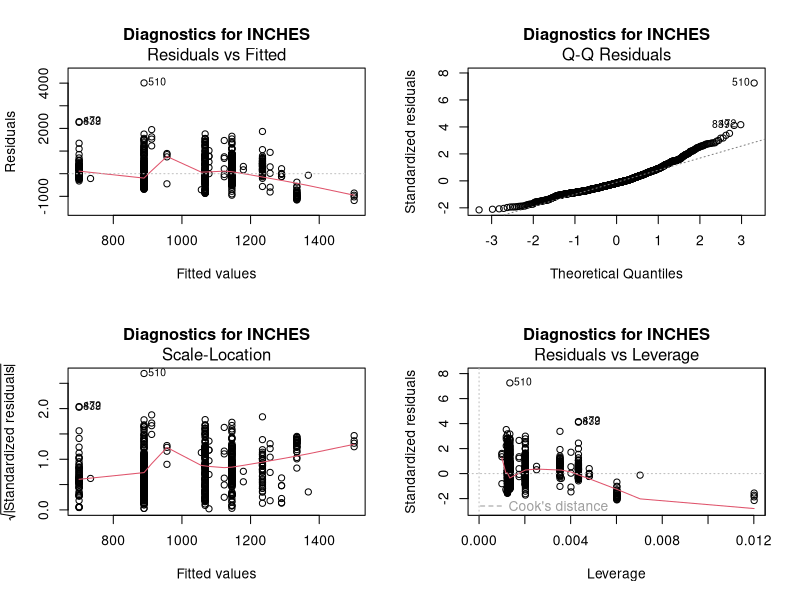
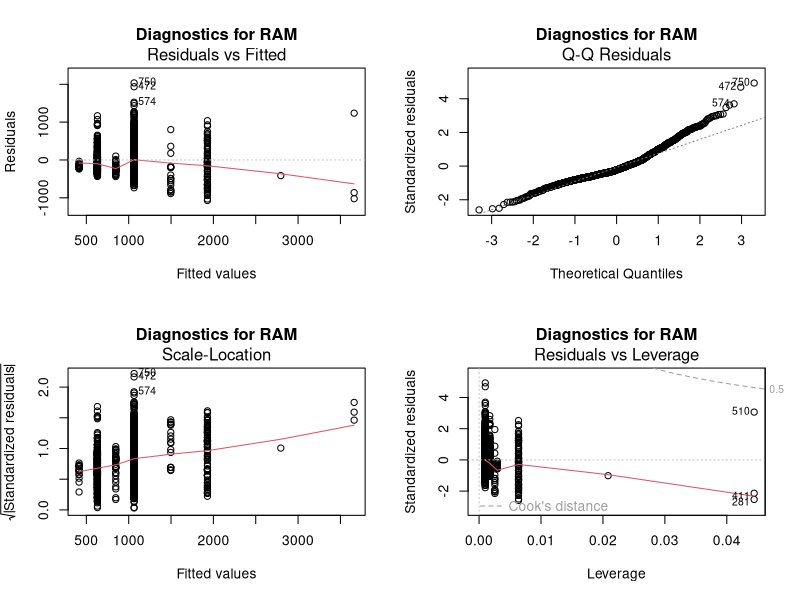
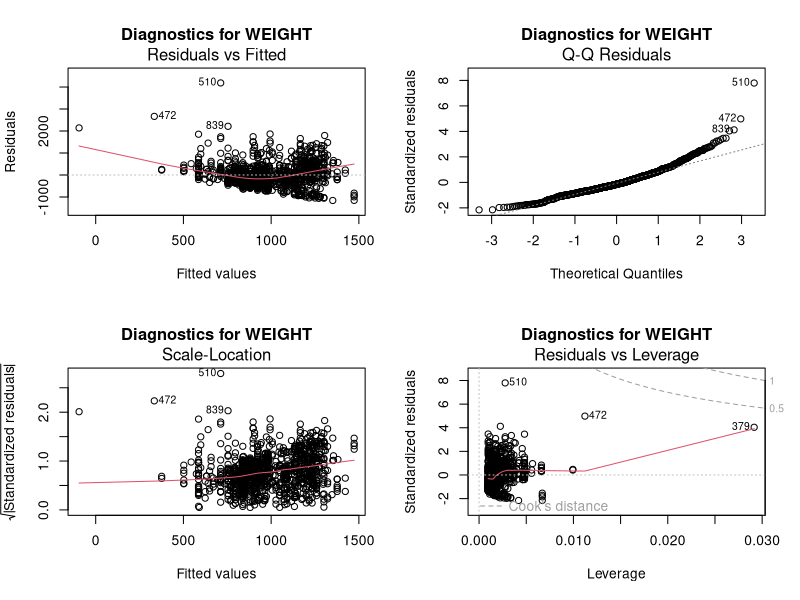
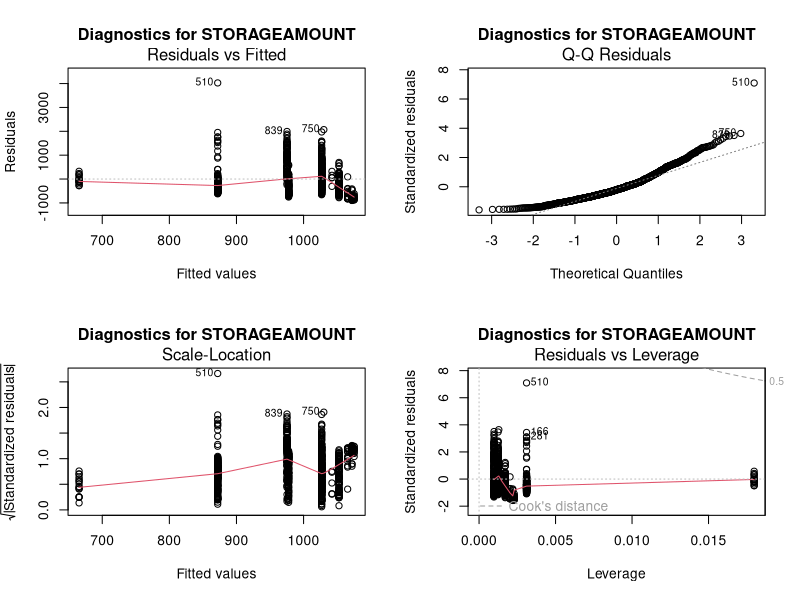
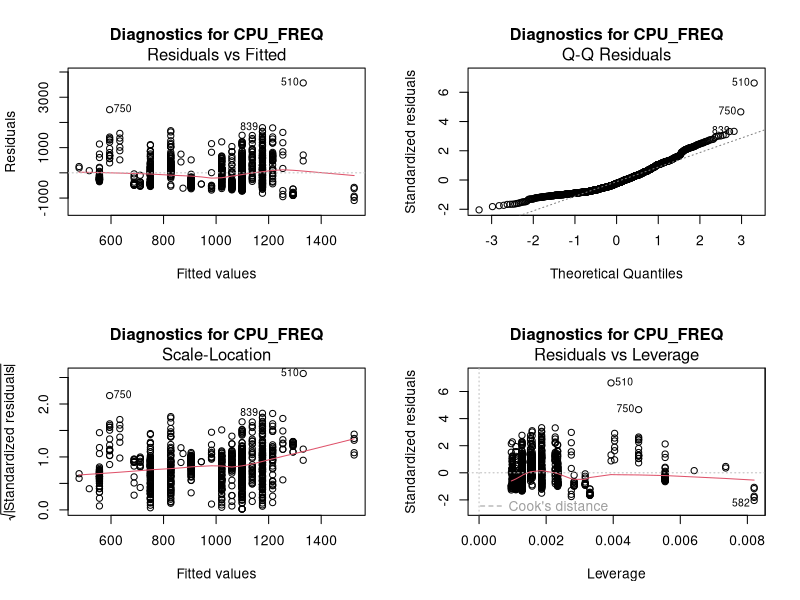
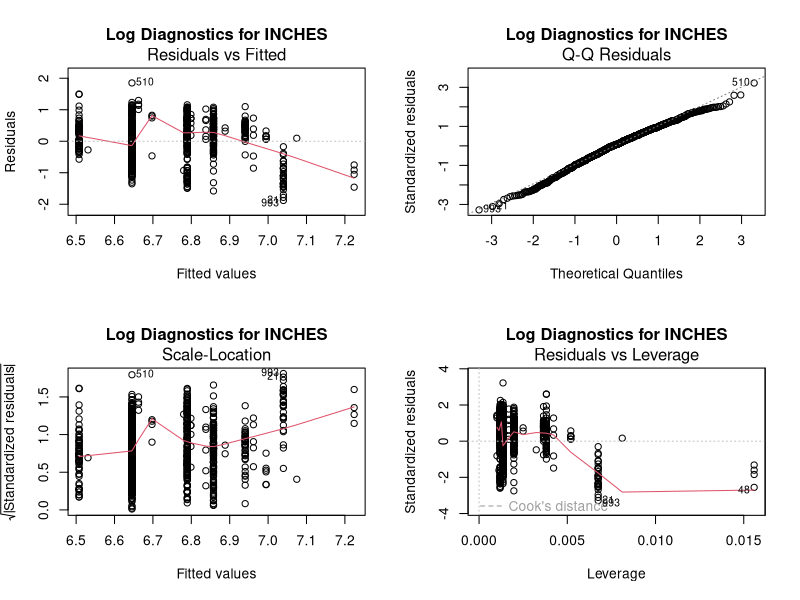
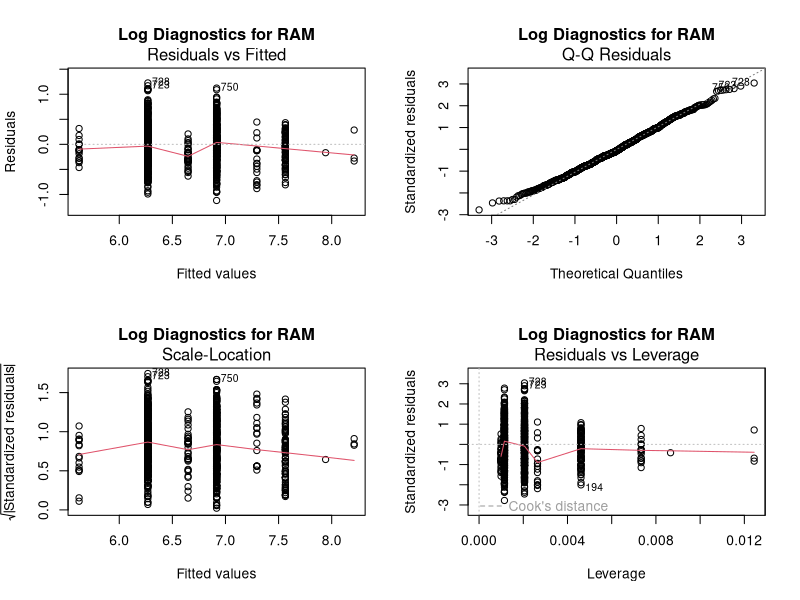
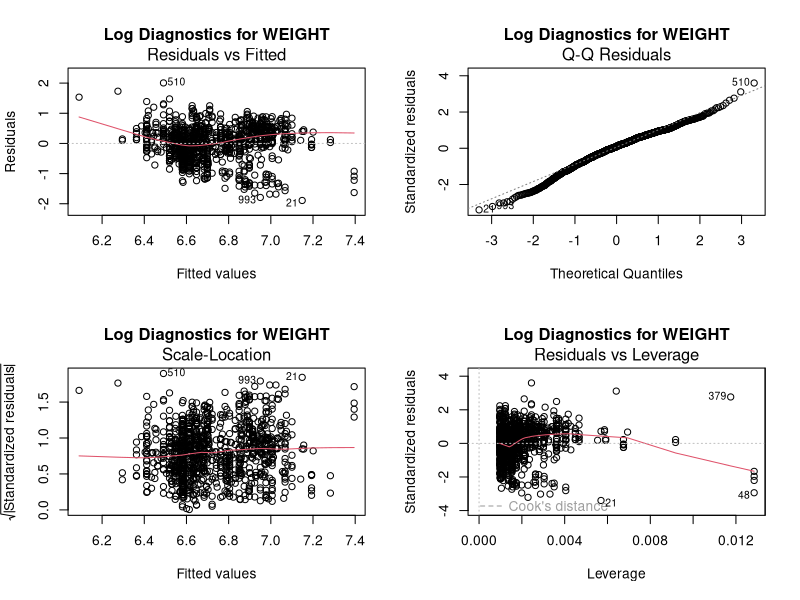

R code for these plots, in order:
library(readr)
library(ggplot2)
library(dplyr)
library(reshape2)
laptop_prices_modified <- read_csv("laptop_prices_modified.csv")

subset_columns <- c("inches", "ram", "weight", "storageamount", "CPU_freq") # "storagetype", "company"

# Summarize data
for (col in subset_columns) {
  print(toupper(col))
  formula <- as.formula(paste("price_euros ~", col))
  model <- lm(formula, data = laptop_prices_modified)
  print(summary(model))
}

# Generate Diagnostics Plots -- No remedial measures
for (col in subset_columns) {
  print(toupper(col)) 
  formula <- as.formula(paste("price_euros ~", col))
  model <- lm(formula, data = laptop_prices_modified)
  par(mfrow = c(2, 2))
  plot(model, main = paste("Diagnostics for", toupper(col)))
}

# multiple regression model
laptop_prices_modified$company_factor <- as.factor(laptop_prices_modified$company)
laptop_prices_modified$storage_type_factor <- as.factor(laptop_prices_modified$storagetype)
full_model = lm(
  price_euros ~ inches + ram + weight + storageamount + 
    storage_type_factor + company_factor + CPU_freq,
  data = laptop_prices_modified
)
summary(full_model)

quantative_model = lm(
  price_euros ~ inches + ram + weight + storageamount + CPU_freq,
  data = laptop_prices_modified
)
summary(quantative_model)

# Apply logarithmic transformation to the relevant columns and then fit the models
for (col in subset_columns) {
  print(toupper(col)) 
  transformed_data <- laptop_prices_modified
  transformed_data$log_price <- log(transformed_data$price_euros)
  if (is.numeric(transformed_data[[col]])) {
    transformed_data[[paste0("log_", col)]] <- log(transformed_data[[col]])
  }
  formula <- as.formula(paste("log_price ~", paste0("log_", col)))
  model <- lm(formula, data = transformed_data)
  fitted_values <- fitted(model)
  residuals_values <- residuals(model)
  
  # Generate diagnostics plots
  par(mfrow = c(2, 2))
  plot(model, main = paste("Log Diagnostics for", toupper(col)))
}

# Predicted vs. Actual
predicted <- predict(full_model)
actual <- laptop_prices_modified$price_euros

# Scatter plot
par(mfrow = c(1, 1))
plot(actual, predicted, 
     xlab = "Actual Prices", 
     ylab = "Predicted Prices", 
     main = "Predicted vs. Actual Prices")
abline(0, 1, col = "red")  # Add a y = x line


# Partial dependence plots
for (col in subset_columns) {
  p <- ggplot(data = laptop_prices_modified, aes_string(x = col, y = "price_euros")) +
    geom_point(alpha = 0.5) +  # Add data points
    geom_smooth(method = "lm", formula = y ~ x, se = TRUE, color = "blue") +  # Add regression line
    labs(title = paste("Effect of", col, "on Price"), 
         x = col, 
         y = "Price (Euros)")
  
  print(p)
}

# Partial dependence on Company
laptop_prices_modified$company_factor_ordered <- reorder(
  laptop_prices_modified$company_factor,
  laptop_prices_modified$price_euros,
  FUN = median
)
# Plot with reordered factor levels
ggplot(data = laptop_prices_modified, aes(x = company_factor_ordered, y = price_euros)) +
  geom_point(alpha = 0.5) +  # Add data points
  geom_smooth(method = "lm", formula = y ~ x, se = TRUE, color = "blue") +  # Add regression line
  labs(title = "Effect of Company on Price", x = "Company (Ordered by Average Price)", y = "Price (Euros)") +
  theme(axis.text.x = element_text(angle = 45, hjust = 1))


# Generate the diagnostic plots for the full model
par(mfrow = c(2, 2))  # Arrange the plots in a 2x2 grid

# Residuals vs. Fitted plot
plot(full_model, main = "Residuals vs. Fitted")

# Apply log transformation to the full model
laptop_prices_modified$log_price <- log(laptop_prices_modified$price_euros)
laptop_prices_modified$log_inches <- log(laptop_prices_modified$inches)
laptop_prices_modified$log_ram <- log(laptop_prices_modified$ram)
laptop_prices_modified$log_weight <- log(laptop_prices_modified$weight)
laptop_prices_modified$log_storageamount <- log(laptop_prices_modified$storageamount)

# Fit the model with log-transformed variables
log_formula <- log_price ~ log_inches + log_ram + log_weight + log_storageamount + 
  storage_type_factor + company_factor

log_model <- lm(log_formula, data = laptop_prices_modified)

# Print the summary of the transformed model
summary(log_model)

# Generate the diagnostic plots for the log-transformed model
par(mfrow = c(2, 2))  # Arrange the plot layout (2x2 grid)
plot(log_model, main = "Diagnostics for Log-Transformed Model")



# Singular Comparison Models
weight_inches = lm(
  price_euros ~ inches + weight,
  data = laptop_prices_modified
)
summary(weight_inches)

storage_amount_type = lm(
  price_euros ~ storageamount + storage_type_factor,
  data = laptop_prices_modified
)
summary(storage_amount_type)

freq_ram = lm(
  price_euros ~ CPU_freq + ram,
  data = laptop_prices_modified
)
summary(freq_ram)

company_freq = lm(
  price_euros ~ CPU_freq + company_factor,
  data = laptop_prices_modified
)
summary(company_freq)

company_ram = lm(
  price_euros ~ ram + company_factor,
  data = laptop_prices_modified
)
summary(company_ram)


company_storage_amount = lm(
  price_euros ~ storageamount + company_factor,
  data = laptop_prices_modified
)
summary(company_storage_amount)

company_inches = lm(
  price_euros ~ inches + company_factor,
  data = laptop_prices_modified
)
summary(company_inches)

company_weight = lm(
  price_euros ~ weight + company_factor,
  data = laptop_prices_modified
)
summary(company_weight)

company_weight_inches = lm(
  price_euros ~ inches + weight + company_factor,
  data = laptop_prices_modified
)
summary(company_weight_inches)


# Ranges
subset_000_100 <- subset(laptop_prices_modified, storageamount >= 0 & storageamount < 100)
subset_100_200 <- subset(laptop_prices_modified, storageamount >= 100 & storageamount < 200)
subset_200_400 <- subset(laptop_prices_modified, storageamount >= 200 & storageamount < 400)
subset_400_600 <- subset(laptop_prices_modified, storageamount >= 400 & storageamount < 600)
subset_600_1200 <- subset(laptop_prices_modified, storageamount >= 600 & storageamount < 1200)
subset_1200_2200 <- subset(laptop_prices_modified, storageamount >= 1200 & storageamount < 2200)
lm_000_200 <- lm(price_euros ~ inches + weight, data = subset_000_100)
lm_000_200 <- lm(price_euros ~ inches + weight, data = subset_100_200)
lm_200_300 <- lm(price_euros ~ inches + weight, data = subset_200_400)
lm_400_600 <- lm(price_euros ~ inches + weight, data = subset_400_600)
lm_600_1200 <- lm(price_euros ~ inches + weight, data = subset_600_1200)
lm_1200_2200 <- lm(price_euros ~ inches + weight, data = subset_1200_2200)

laptop_prices_modified$storage_range <- cut(
  laptop_prices_modified$storageamount,
  breaks = c(0, 100, 200, 400, 600, 1200, 2200),  # Define range endpoints
  labels = c("0-100GB", "100-200GB", "200-400GB", "400-600GB", "600-1200GB", "1200-2200GB"),
  right = FALSE  # Use left-closed intervals [a, b)
)

lm_with_ranges <- lm(price_euros ~ inches + weight + storage_range, data = laptop_prices_modified)
summary(lm_with_ranges)

table(laptop_prices_modified$storage_range)

# Jitter Plot
ggplot(laptop_prices_modified, aes(x = storage_range, y = price_euros)) +
  #geom_boxplot(outlier.color = "red", alpha = 0.7) +  # Boxplot with slightly transparent boxes
  geom_jitter(width = 0.2, alpha = 0.5, color = "blue") +  # Jittered points for raw data
  labs(title = "Price by Storage Range", x = "Storage Range", y = "Price (Euros)") +
  theme_minimal()


# Min and Max storage within ranges
storage_summary <- aggregate(storageamount ~ storage_range, data = laptop_prices_modified, 
                             FUN = function(x) c(min = min(x, na.rm = TRUE), max = max(x, na.rm = TRUE)))
# Split into separate columns for min and max
storage_summary <- do.call(data.frame, storage_summary)
names(storage_summary)[2:3] <- c("min_storage", "max_storage")
print(storage_summary)


# Select numeric columns including price_euros
numeric_data <- laptop_prices_modified[, c("price_euros", "inches", "ram", "weight", "storageamount", "CPU_freq")]

# Scatter plot matrix
pairs(numeric_data, 
      main = "Scatter Plot Matrix with Price (Y)", 
      pch = 19, col = "blue",
      labels = c("Price (€)", "Inches", "RAM", "Weight", "Storage", "CPU_freq"))


# Add cors
quantitative_data <- laptop_prices_modified[, c("price_euros", "inches", "ram", "weight", "storageamount", "CPU_freq")]
# Pearson correlation matrix
cor_matrix <- cor(quantitative_data, method = "pearson")
print(cor_matrix)


# Select numeric columns
numeric_data <- laptop_prices_modified[, c("price_euros", "inches", "ram", "weight", "CPU_freq", "storageamount")]
# Calculate correlation matrix
cor_matrix <- cor(numeric_data, use = "complete.obs")
# Melt the matrix for ggplot2
cor_melt <- melt(cor_matrix)
# Plot the heatmap
ggplot(data = cor_melt, aes(x = Var1, y = Var2, fill = value)) +
  geom_tile() +
  scale_fill_gradient2(low = "blue", mid = "white", high = "red", midpoint = 0) +
  theme_minimal() +
  ggtitle("Correlation Heatmap")


agg_data <- aggregate(price_euros ~ company_factor + storage_type_factor, data = laptop_prices_modified, FUN = mean)
# Plot the heatmap
ggplot(agg_data, aes(x = company_factor, y = storage_type_factor, fill = price_euros)) +
  geom_tile() +
  scale_fill_gradient(low = "yellow", high = "red") +
  theme_minimal() +
  ggtitle("Average Price by Company and Storage Type")


# Filter out rows where storageamount > 600
filtered_data <- laptop_prices_modified %>%
  filter(storageamount <= 1100)

# Refit the model
filtered_model <- lm(price_euros ~ storageamount, data = filtered_data)

# Scatter plot with regression line
plot(filtered_data$storageamount, filtered_data$price_euros, 
     xlab = "Storage Amount (GB)", 
     ylab = "Price (Euros)", 
     main = "Price vs Storage Amount (Filtered)",
     pch = 19, col = "black")  # Scatter plot points
abline(filtered_model, col = "red", lwd = 2)  # Regression line


# Laptop Size by Weight Heatmap
laptop_prices_modified$inches_bin <- cut(laptop_prices_modified$inches, breaks = 5)
laptop_prices_modified$weight_bin <- cut(laptop_prices_modified$weight, breaks = 5)
# Aggregate price by bins
price_bins <- aggregate(price_euros ~ inches_bin + weight_bin, data = laptop_prices_modified, FUN = mean, na.rm = TRUE)
# Plot the heatmap
ggplot(price_bins, aes(x = inches_bin, y = weight_bin, fill = price_euros)) +
  geom_tile() +
  scale_fill_gradient(low = "lightblue", high = "darkblue") +
  theme_minimal() +
  labs(title = "Price Distribution by Laptop Size and Weight", x = "Screen Size (Inches)", y = "Weight (kg)", fill = "Avg Price (€)") +
  theme(axis.text.x = element_text(angle = 45, hjust = 1))
